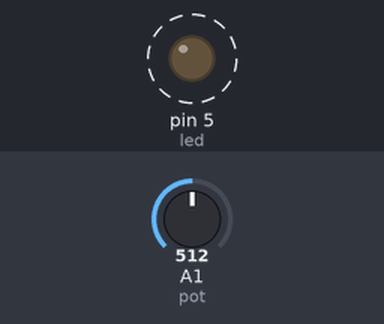
A sketch run on a simulated Arduino Uno, built with avr-gcc and run on an emulated ATmega328P. Parts: output pins drawn as LEDs (lit = HIGH). Dashed ring = blinking. The inputs (shaded band) are chosen by the test bench; at power-on: A1 (pot) = 512.

Above: at 1.2 s.
1.3 s: A1 (pot) set to 107
At 1.96 s:
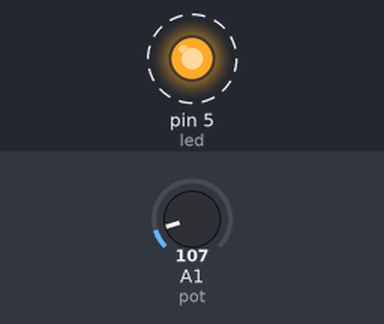
4.3 s: A1 (pot) set to 94
At 5.1 s:
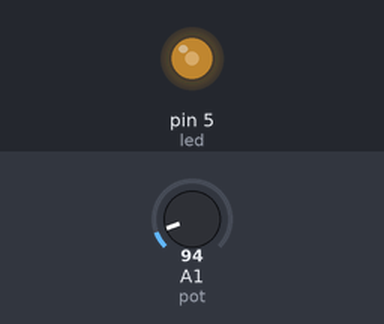
7.3 s: A1 (pot) set to 126
10.3 s: A1 (pot) set to 149
At 11.33 s:
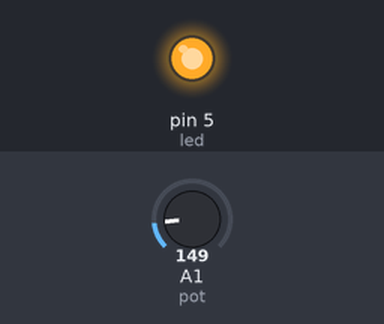
Timing chart, 0 to 14.3 s (numbered marks = the images above; inputs shaded):
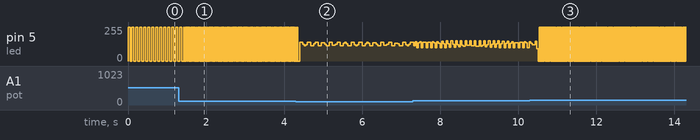

Measured:
- the behaviour switches between 100 and 99 on A1 (pot) (found by bisection; images 1 and 2)
- the behaviour switches between 139 and 140 on A1 (pot) (found by bisection; images 2 and 3)
- after the input at 1.3 s, pin 5 (led): alternates 255/255 for 0.01 s and 0/255 for 0.01 s, starting after 0.14 s
- by itself, pin 5 (led): alternates 255/255 for 0.05 s and 0/255 for 0.05 s

The sketch:

2_6.ino
```cpp
#define led 5
#define pot A1
void setup() {
  // put your setup code here, to run once:
  Serial.begin(9600);
    pinMode(led,OUTPUT);


}

void loop() {
//  // put your main code here, to run repeatedly:
  int readPod = analogRead(pot) /10;
  digitalWrite(led,HIGH);
  delay(readPod);
  digitalWrite(led,LOW);
  delay(readPod);
  digitalWrite(led,HIGH);
  delay(readPod);
  digitalWrite(led,LOW);
   delay(readPod);


}
```
